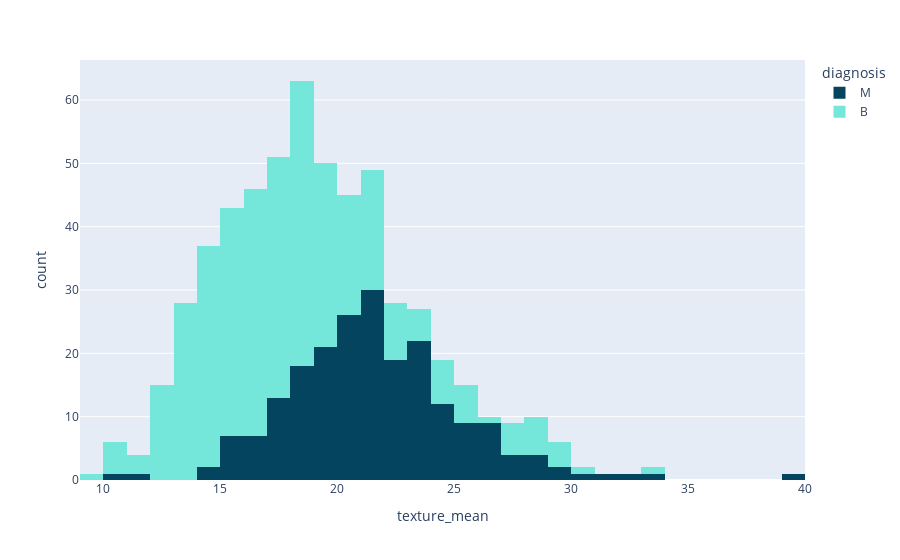

The notebook cell this image was saved under:
### Code cell
px.histogram(data_frame=ds,x='texture_mean',color='diagnosis',color_discrete_sequence=['#05445E','#75E6DA'])

### Figure 1 — Plotly figure (JSON) as saved in the notebook; plotly's stock layout.template omitted (floating-point values rounded to 4 significant figures; data arrays with more than 128 entries replaced by an {"elided": "..."} marker saying what was removed)
{"data": [{"alignmentgroup": "True", "bingroup": "x", "hovertemplate": "diagnosis=M<br>texture_mean=%{x}<br>count=%{y}<extra></extra>", "legendgroup": "M", "marker": {"color": "#05445E", "pattern": {"shape": ""}}, "name": "M", "offsetgroup": "M", "orientation": "v", "showlegend": true, "type": "histogram", "x": {"elided": "212 float values"}, "xaxis": "x", "yaxis": "y"}, {"alignmentgroup": "True", "bingroup": "x", "hovertemplate": "diagnosis=B<br>texture_mean=%{x}<br>count=%{y}<extra></extra>", "legendgroup": "B", "marker": {"color": "#75E6DA", "pattern": {"shape": ""}}, "name": "B", "offsetgroup": "B", "orientation": "v", "showlegend": true, "type": "histogram", "x": {"elided": "357 float values"}, "xaxis": "x", "yaxis": "y"}], "layout": {"autosize": true, "barmode": "relative", "legend": {"title": {"text": "diagnosis"}, "tracegroupgap": 0}, "margin": {"t": 60}, "xaxis": {"anchor": "y", "autorange": true, "domain": [0, 1], "range": [9, 40], "title": {"text": "texture_mean"}, "type": "linear"}, "yaxis": {"anchor": "x", "autorange": true, "domain": [0, 1], "range": [0, 66.32], "title": {"text": "count"}}}}
